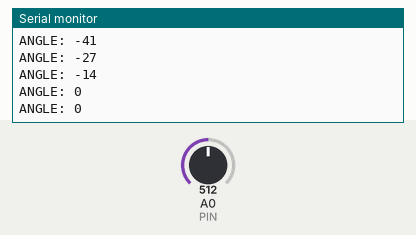
The sketch below on a simulated Arduino Uno, built with avr-gcc and run on an emulated ATmega328P. On the bench: the last lines printed to the serial monitor. The test bench sets the inputs (shaded band); at power-on: A0 (PIN) = 512.

Above: at 1.2 s.
1.3 s: A0 (PIN) set to 716
At 1.31 s:
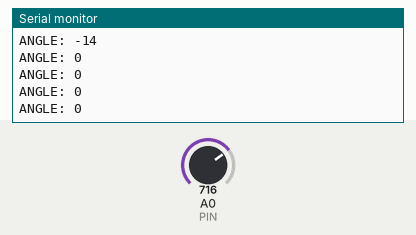
2.8 s: A0 (PIN) set to 900
At 2.82 s:
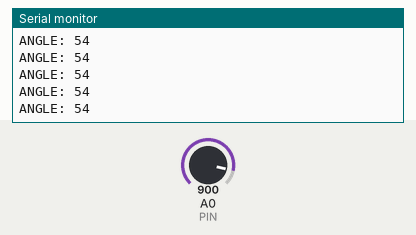
Timing chart, 0 to 5.8 s (numbered marks = the images above; inputs shaded):
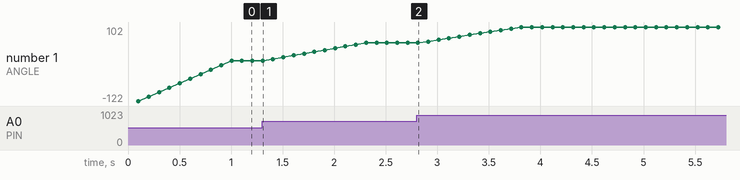

Measured:
- plotted number 1: 0 → 54 after the input at 1.3 s, 54 → 102 after the input at 2.8 s

The sketch:

Potenciometer_filter_to_Angle.ino
```cpp
#define PIN A0

#define COUNT 10

int num_readings[COUNT];
int index = 0;
int result = 0;
double avg = 0;
int angle = 0;

void setup() {
  pinMode(PIN, INPUT);
  Serial.begin(115200);
  for (int thisReading = 0; thisReading < COUNT; thisReading++) {
    num_readings[thisReading] = 0;
  }
}

void Filter() {
  result = result - num_readings[index];
  num_readings[index] = analogRead(PIN);
  result = result + num_readings[index];
  index += 1;

  if (index >= COUNT) {
    index = 0;
  }

  avg = result / COUNT;
  delay(100);
}

void Angle() {
  Filter();
  if (avg <= 511.5) angle = map(avg, 0, 511.5, -135, 0);
  if (avg >= 511.5) angle = map(avg, 511.5, 1023, 0, 135);

  Serial.println("ANGLE: " + static_cast<String>(angle));
}

void loop() {
  Angle();
}
```
